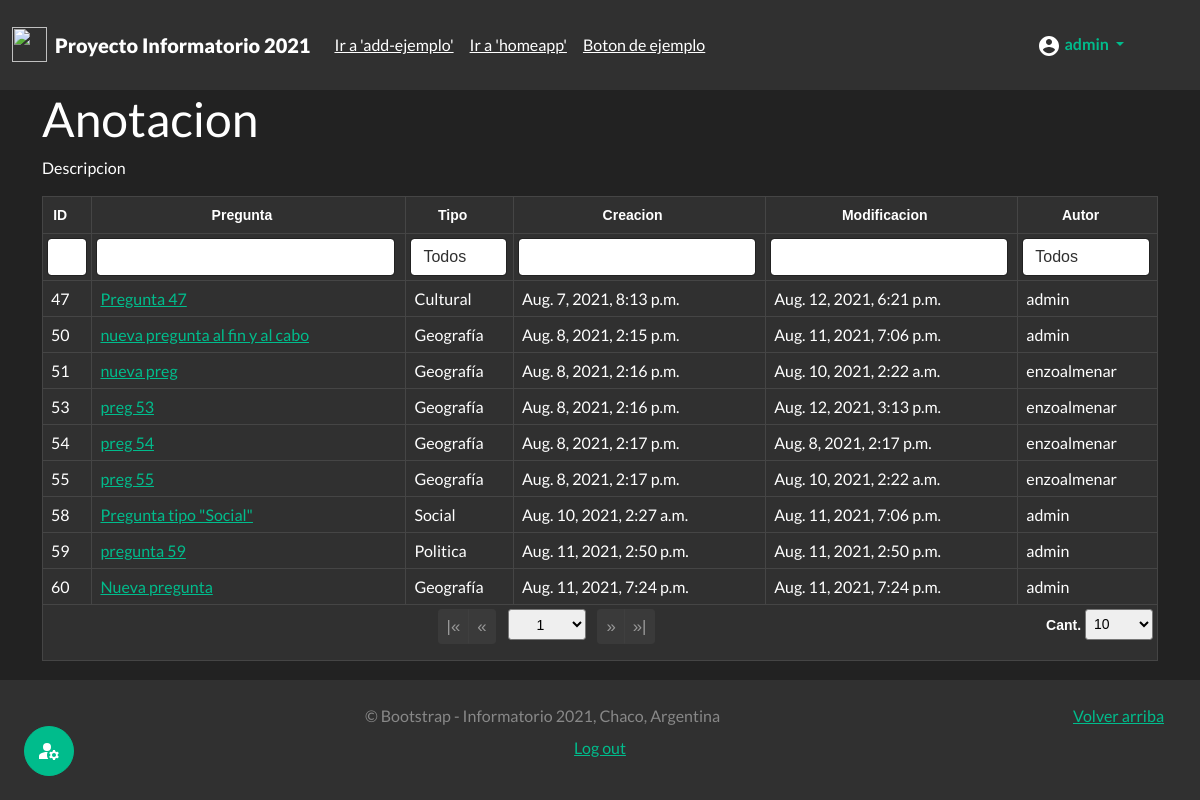
Page /useradmin/prg (signed in) on the earlier database version.
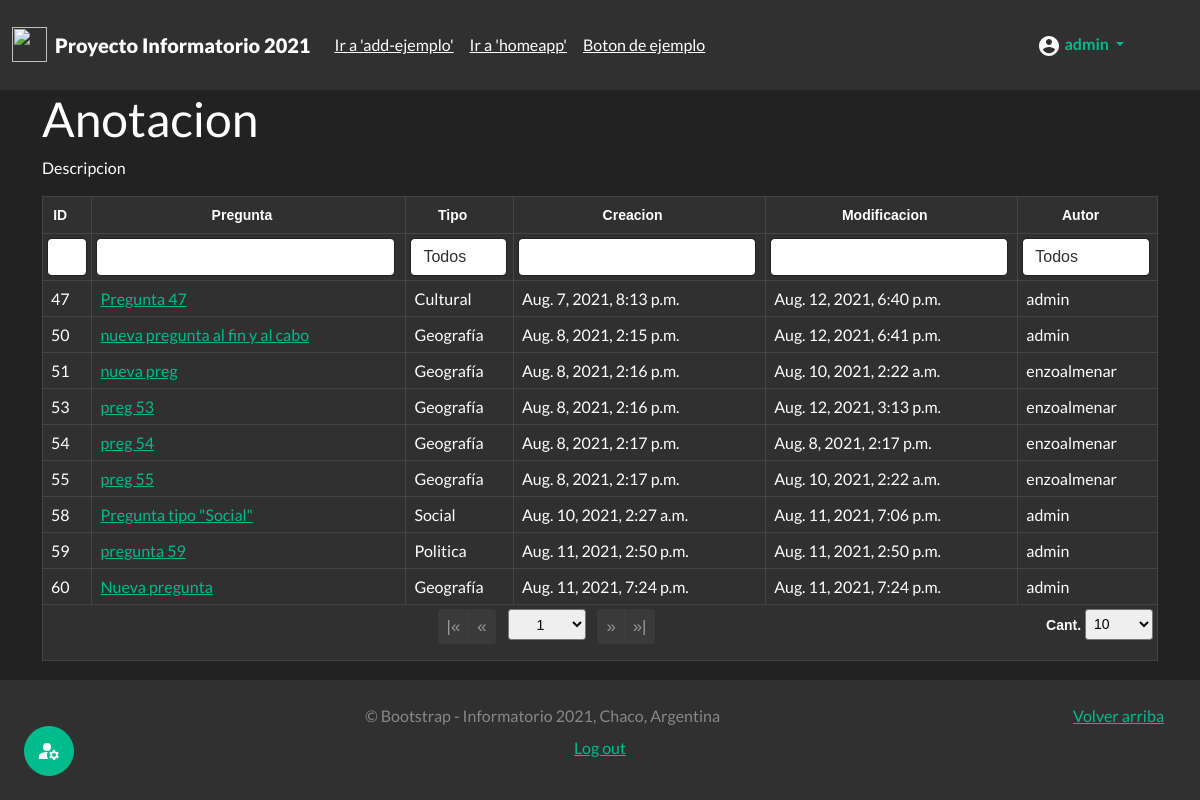
Same page on the later database version.
### juego_chaco/models.py (models this page shows)
class Pregunta(models.Model):
    autor = models.ForeignKey(User, on_delete=models.CASCADE) #modificar mas adelante
    pregunta = models.CharField(max_length=500)
    clasificacion = models.CharField(max_length=30,choices=Clasificacion.choices,default=Clasificacion.GEOGRAFIA,)
    fecha_creacion = models.DateTimeField(auto_now_add=True, editable=False)
    fecha_modificacion = models.DateTimeField(auto_now=True)
    def __str__(self):
        return self.pregunta

### authusuario/views.py (the view)
# urls.py: path('useradmin/<str:id>',views.mi_useradmin,name="mi_useradmin"),
@login_required(login_url="login")
@permission_required('authusuario.es_usuario_admin',raise_exception=True)
def mi_useradmin(request,id):
    sw={"prg":admin_cuestionarios,"usr":admin_usuarios,"act":admin_actividades}
    func= sw.get(id,"ERROR")
    if func != "ERROR":
        return func(request)
    raise Http404

### juego_chaco/views.py (called while the page is built)
def admin_cuestionarios(request):
    lista_preguntas=Pregunta.objects.all()
    context={"cuestionario":lista_preguntas}
    return render(request,'admin/admin_cuestionarios.html',context)

### templates/admin/admin_cuestionarios.html (shortened to what this page needs)
{% extends 'base.html' %}
{% load static %}
{% block load_scr %}
<link href={% static 'css/theme.bootstrap_4.css' %} rel="stylesheet">
<link href={% static 'css/jquery.tablesorter.pager.css' %} rel="stylesheet">
{% endblock  %}
{% block content %}
<div class="container">
  <h1>Anotacion</h2>
  <p>Descripcion</p>
  <table class="table table-dark table-bordered table-hover table-responsive">
    <thead class="thead-dark text-center">
      <tr>
        <th>ID</th>
        <th>Pregunta</th>
        <th class="filter-select filter-exact" data-placeholder="Todos">Tipo</th>
        <th>Creacion</th>
        <th>Modificacion</th>
        <th class="filter-select filter-exact" data-placeholder="Todos">Autor</th>
    </thead>
    <tfoot class="text-center">
      <tr>
        <th colspan="7" class="ts-pager">
          <div class="form-inline">
            <div class="btn-group btn-group-sm mx-1" role="group">
              <button type="button" class="btn btn-secondary first" title="first">|&laquo;</button>
              <button type="button" class="btn btn-secondary prev" title="previous">&laquo;</button>
            </div>
            <select class="form-control-sm custom-select px-4 mx-1 pagenum" title="N° de página"></select>
            <div class="btn-group btn-group-sm mx-1" role="group">
              <button type="button" class="btn btn-secondary next" title="next">&raquo;</button>
              <button type="button" class="btn btn-secondary last" title="last">&raquo;|</button>
            </div>
            <p class="float-end">
              <a>Cant.</a>
              <select class="form-control-sm custom-select px-1 pagesize" title="Seleccione el tamaño de página">
                <option selected="selected" value="10">10</option>
            </p>
          </div>
        </th>
      </tr>
    </tfoot>
    <tbody>
      {% for pregunta in cuestionario %}
        <tr>
        <td>{{pregunta.pk}}</td>
        <td><a href= {% url 'editar' 'ver' pregunta.pk %}>{{pregunta}}</a></td>
        <td>{{pregunta.clasificacion}}</td>
        <td>{{pregunta.fecha_creacion}}</td>
        <td>{{pregunta.fecha_modificacion}}</td>
        <td>{{pregunta.autor}}</td>
        </tr>
      {% endfor %}
    </tbody>
  </table>
</div>
{% endblock  %}

Differences in the rows shown:
changed Pregunta "Pregunta 47": fecha_modificacion "Aug. 12, 2021, 6:21 p.m." → "Aug. 12, 2021, 6:40 p.m."
changed Pregunta "nueva pregunta al fin y al cabo": fecha_modificacion "Aug. 11, 2021, 7:06 p.m." → "Aug. 12, 2021, 6:41 p.m."
